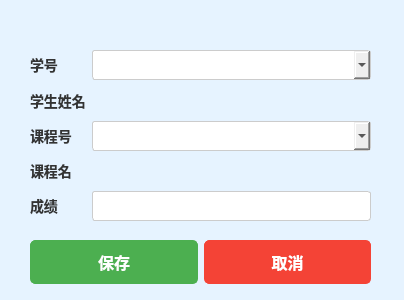
<?xml version="1.0" encoding="UTF-8"?>
<ui version="4.0">
 <class>Dialog_AddPick</class>
 <widget class="QDialog" name="Dialog_AddPick">
  <property name="geometry">
   <rect>
    <x>0</x>
    <y>0</y>
    <width>404</width>
    <height>300</height>
   </rect>
  </property>
  <property name="windowTitle">
   <string>选择课程和成绩</string>
  </property>
  <property name="styleSheet">
   <string>
     QDialog {
        background-color: #e6f3ff;
        font-family: &quot;Segoe UI&quot;, sans-serif;
     }
   </string>
  </property>
  <widget class="QWidget" name="layoutWidget">
   <property name="geometry">
    <rect>
     <x>30</x>
     <y>240</y>
     <width>341</width>
     <height>44</height>
    </rect>
   </property>
   <layout class="QHBoxLayout" name="horizontalLayout">
    <item>
     <widget class="QPushButton" name="pushButton_save">
      <property name="styleSheet">
       <string>
         QPushButton {
            background-color: #4CAF50;
            color: white;
            font-size: 16px;
            font-weight: bold;
            border-radius: 5px;
            padding: 10px 20px;
            border: 1px solid #4CAF50;
            min-width: 100px;
         }
         QPushButton:hover {
            background-color: #45a049;
         }
         QPushButton:pressed {
            background-color: #388E3C;
         }
       </string>
      </property>
      <property name="text">
       <string>保存</string>
      </property>
     </widget>
    </item>
    <item>
     <widget class="QPushButton" name="pushButton_cancel">
      <property name="styleSheet">
       <string>
         QPushButton {
            background-color: #f44336;
            color: white;
            font-size: 16px;
            font-weight: bold;
            border-radius: 5px;
            padding: 10px 20px;
            border: 1px solid #f44336;
            min-width: 100px;
         }
         QPushButton:hover {
            background-color: #e53935;
         }
         QPushButton:pressed {
            background-color: #d32f2f;
         }
       </string>
      </property>
      <property name="text">
       <string>取消</string>
      </property>
     </widget>
    </item>
   </layout>
  </widget>
  <widget class="QWidget" name="">
   <property name="geometry">
    <rect>
     <x>30</x>
     <y>50</y>
     <width>341</width>
     <height>171</height>
    </rect>
   </property>
   <layout class="QGridLayout" name="gridLayout">
    <item row="0" column="0">
     <widget class="QLabel" name="label_SNo">
      <property name="styleSheet">
       <string>
         QLabel {
            font-size: 14px;
            font-weight: bold;
            color: #333;
         }
       </string>
      </property>
      <property name="text">
       <string>学号</string>
      </property>
     </widget>
    </item>
    <item row="0" column="1">
     <widget class="QComboBox" name="comboBox_SNo">
      <property name="styleSheet">
       <string>
         QComboBox {
            font-size: 14px;
            padding: 5px;
            border: 1px solid #ccc;
            border-radius: 3px;
         }
       </string>
      </property>
     </widget>
    </item>
    <item row="1" column="0">
     <widget class="QLabel" name="label_SNameMark">
      <property name="styleSheet">
       <string notr="true">
         QLabel {
            font-size: 14px;
            font-weight: bold;
            color: #333;
         }
       </string>
      </property>
      <property name="text">
       <string>学生姓名</string>
      </property>
     </widget>
    </item>
    <item row="1" column="1">
     <widget class="QLabel" name="label_SName">
      <property name="styleSheet">
       <string>
         QLabel {
            font-size: 14px;
            font-weight: bold;
            color: #333;
         }
       </string>
      </property>
      <property name="text">
       <string/>
      </property>
      <property name="alignment">
       <set>Qt::AlignmentFlag::AlignCenter</set>
      </property>
     </widget>
    </item>
    <item row="2" column="0">
     <widget class="QLabel" name="label_CNo">
      <property name="styleSheet">
       <string>
         QLabel {
            font-size: 14px;
            font-weight: bold;
            color: #333;
         }
       </string>
      </property>
      <property name="text">
       <string>课程号</string>
      </property>
     </widget>
    </item>
    <item row="2" column="1">
     <widget class="QComboBox" name="comboBox_CNo">
      <property name="styleSheet">
       <string>
         QComboBox {
            font-size: 14px;
            padding: 5px;
            border: 1px solid #ccc;
            border-radius: 3px;
         }
       </string>
      </property>
     </widget>
    </item>
    <item row="3" column="0">
     <widget class="QLabel" name="label_CNameMark">
      <property name="styleSheet">
       <string notr="true">
         QLabel {
            font-size: 14px;
            font-weight: bold;
            color: #333;
         }
       </string>
      </property>
      <property name="text">
       <string>课程名</string>
      </property>
     </widget>
    </item>
    <item row="3" column="1">
     <widget class="QLabel" name="label_CName">
      <property name="styleSheet">
       <string>
         QLabel {
            font-size: 14px;
            font-weight: bold;
            color: #333;
         }
       </string>
      </property>
      <property name="text">
       <string/>
      </property>
      <property name="alignment">
       <set>Qt::AlignmentFlag::AlignCenter</set>
      </property>
     </widget>
    </item>
    <item row="4" column="0">
     <widget class="QLabel" name="label_Score">
      <property name="styleSheet">
       <string>
         QLabel {
            font-size: 14px;
            font-weight: bold;
            color: #333;
         }
       </string>
      </property>
      <property name="text">
       <string>成绩</string>
      </property>
     </widget>
    </item>
    <item row="4" column="1">
     <widget class="QLineEdit" name="lineEdit_Score">
      <property name="styleSheet">
       <string>
         QLineEdit {
            font-size: 14px;
            padding: 5px;
            border: 1px solid #ccc;
            border-radius: 3px;
         }
       </string>
      </property>
     </widget>
    </item>
   </layout>
  </widget>
 </widget>
 <resources/>
 <connections/>
</ui>
